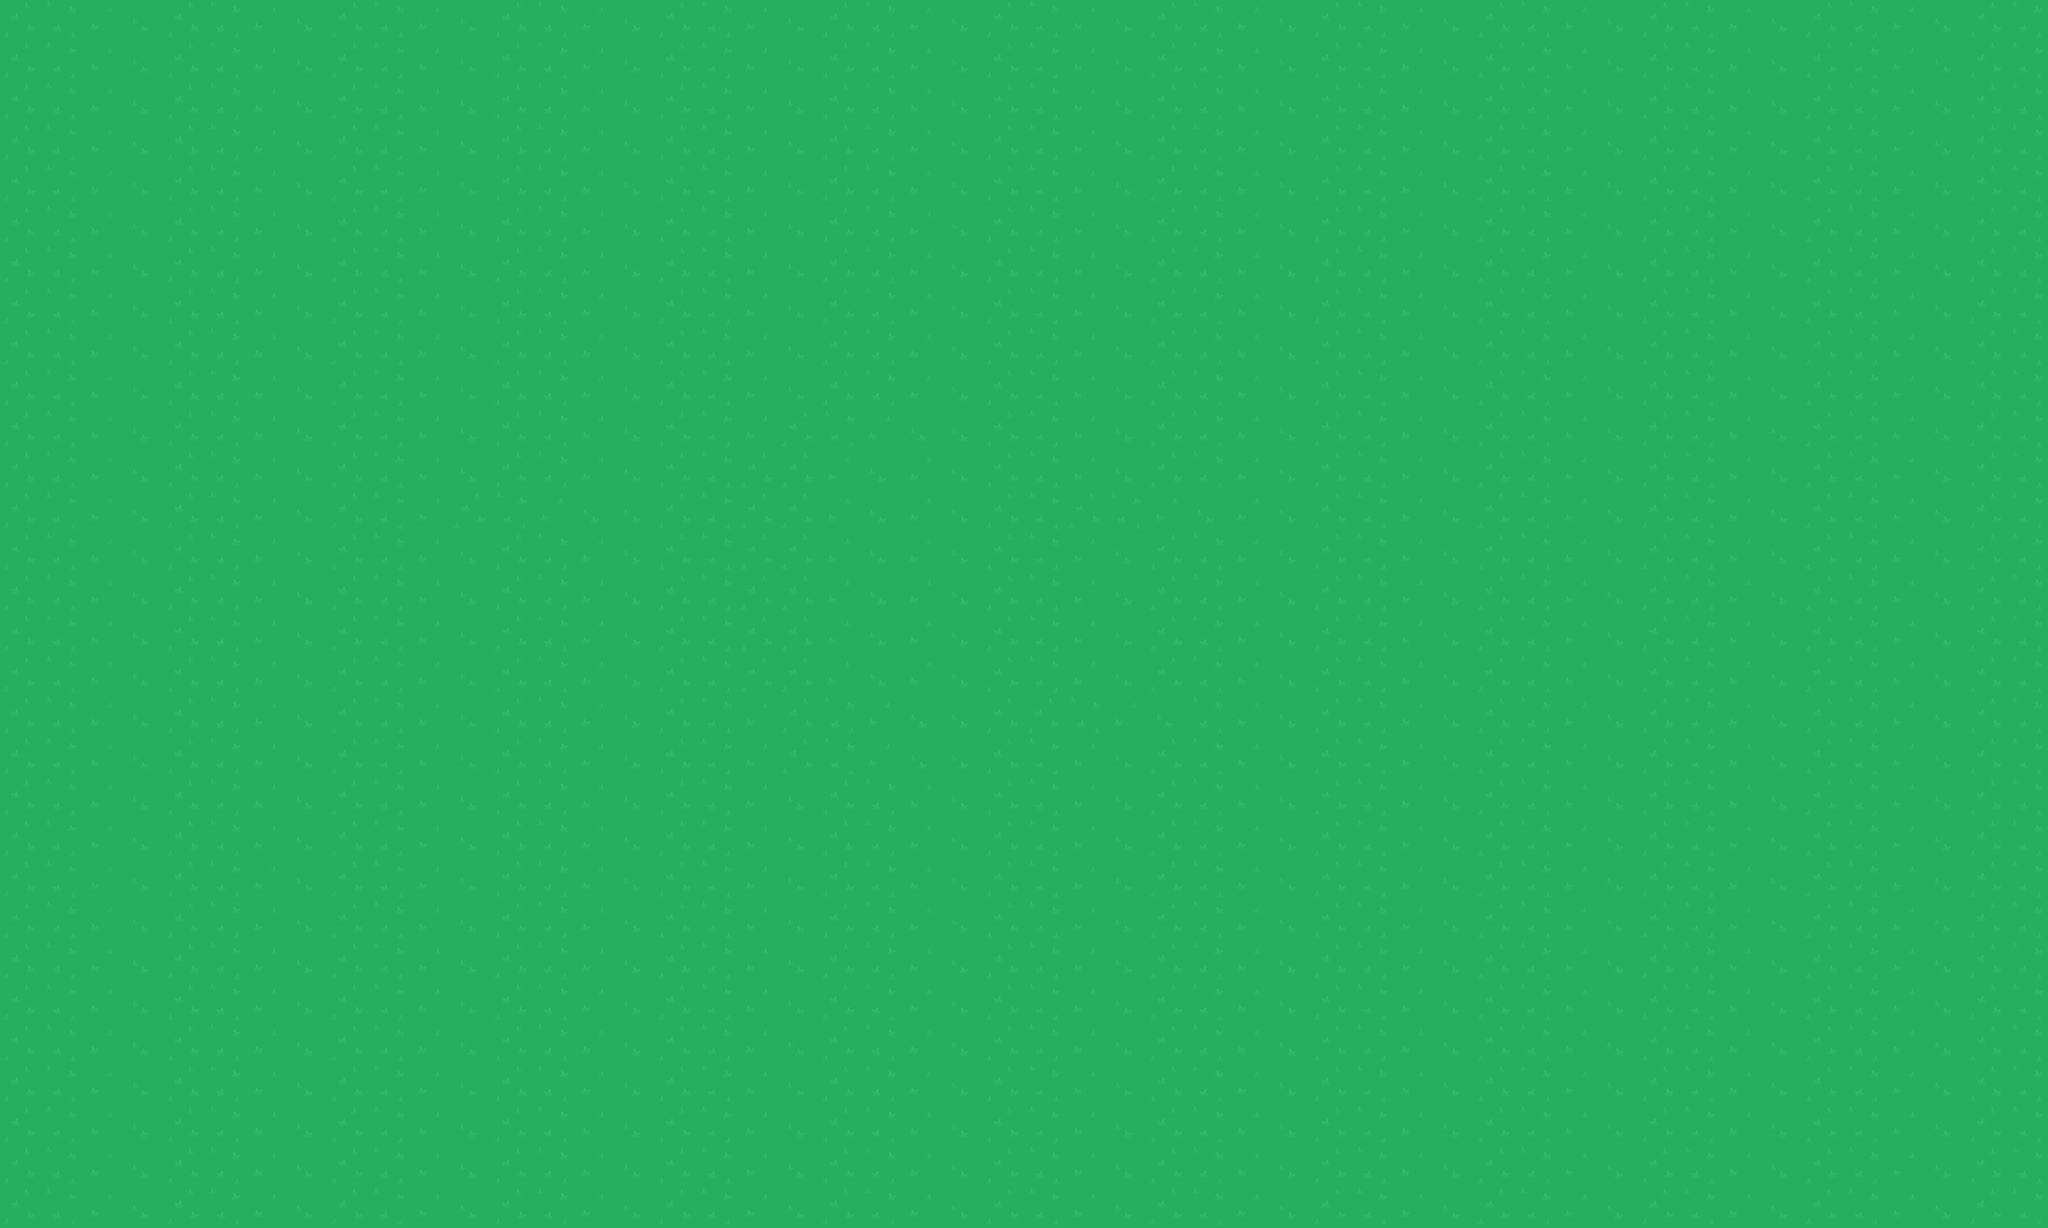

A 2D game scene composited from a Tiled map and its tileset images. What follows is a short description and the map's XML, with every tile layer's data as written:
An orthogonal 50x30 tile map with 64x64 px tiles, 2 tile layers (Ground, Trees).

<map version="1.4" tiledversion="1.4.2" orientation="orthogonal" renderorder="right-down" width="50" height="30" tilewidth="64" tileheight="64" infinite="0" nextlayerid="3" nextobjectid="1">
 <tileset firstgid="1" source="Kenny Topdown Pack.tsx" />
 <layer id="1" name="Ground" width="50" height="30">
  <data encoding="csv">
1,2,3,4,1,2,3,4,1,2,3,4,1,2,3,4,1,2,3,4,1,2,3,4,1,2,3,4,1,2,3,4,1,2,3,4,1,2,3,4,1,2,3,4,1,2,3,4,1,2,
1,2,3,4,1,2,3,4,1,2,3,4,1,2,3,4,1,2,3,4,1,2,3,4,1,2,3,4,1,2,3,4,1,2,3,4,1,2,3,4,1,2,3,4,1,2,3,4,1,2,
1,2,3,4,1,2,3,4,1,2,3,4,1,2,3,4,1,2,3,4,1,2,3,4,1,2,3,4,1,2,3,4,1,2,3,4,1,2,3,4,1,2,3,4,1,2,3,4,1,2,
1,2,3,4,1,2,3,4,1,2,3,4,1,2,3,4,1,2,3,4,1,2,3,4,1,2,3,4,1,2,3,4,1,2,3,4,1,2,3,4,1,2,3,4,1,2,3,4,1,2,
1,2,3,4,1,2,3,4,1,2,3,4,1,2,3,4,1,2,3,4,1,2,3,4,1,2,3,4,1,2,3,4,1,2,3,4,1,2,3,4,1,2,3,4,1,2,3,4,1,2,
1,2,3,4,1,2,3,4,1,2,3,4,1,2,3,4,1,2,3,4,1,2,3,4,1,2,3,4,1,2,3,4,1,2,3,4,1,2,3,4,1,2,3,4,1,2,3,4,1,2,
1,2,3,4,1,2,3,4,1,2,3,4,1,2,3,4,1,2,3,4,1,2,3,4,1,2,3,4,1,2,3,4,1,2,3,4,1,2,3,4,1,2,3,4,1,2,3,4,1,2,
1,2,3,4,1,2,3,4,1,2,3,4,1,2,3,4,1,2,3,4,1,2,3,4,1,2,3,4,1,2,3,4,1,2,3,4,1,2,3,4,1,2,3,4,1,2,3,4,1,2,
1,2,3,4,1,2,3,4,1,2,3,4,1,2,3,4,1,2,3,4,1,2,3,4,1,2,3,4,1,2,3,4,1,2,3,4,1,2,3,4,1,2,3,4,1,2,3,4,1,2,
1,2,3,4,1,2,3,4,1,2,3,4,1,2,3,4,1,2,3,4,1,2,3,4,1,2,3,4,1,2,3,4,1,2,3,4,1,2,3,4,1,2,3,4,1,2,3,4,1,2,
1,2,3,4,1,2,3,4,1,2,3,4,1,2,3,4,1,2,3,1,2,3,4,4,1,2,3,4,1,2,3,4,1,2,3,4,1,2,3,4,1,2,3,4,1,2,3,4,1,2,
1,2,3,4,1,2,3,4,1,2,3,4,1,2,3,4,1,2,1,1,3,4,3,4,1,2,3,4,1,2,3,4,1,2,3,4,1,2,3,4,1,2,3,4,1,2,3,4,1,2,
1,2,3,4,1,2,3,4,1,2,3,1,2,3,4,4,1,2,1,1,3,4,3,4,1,2,1,2,3,4,3,4,1,2,3,4,1,2,3,4,1,2,3,4,1,2,3,4,1,2,
1,2,3,4,1,2,3,4,1,2,3,4,1,2,3,4,1,2,1,1,3,4,3,4,1,2,3,4,1,2,3,4,1,2,3,4,1,2,3,4,1,2,3,4,1,2,3,4,1,2,
1,2,3,4,1,2,3,4,1,2,3,4,1,2,3,4,1,2,1,1,3,4,3,4,1,2,3,4,1,2,3,4,1,2,3,4,1,2,3,4,1,2,3,4,1,2,3,4,1,2,
1,2,3,4,1,2,3,4,1,2,3,4,1,2,3,4,1,2,1,1,3,4,3,4,1,2,3,4,1,2,3,4,1,2,3,4,1,2,3,4,1,2,3,4,1,2,3,4,1,2,
1,2,3,4,1,2,3,4,1,2,3,4,1,2,3,4,1,2,1,1,3,4,3,4,1,2,3,4,1,2,3,4,1,2,3,4,1,2,3,4,1,2,3,4,1,2,3,4,1,2,
1,2,3,4,1,2,3,4,1,2,3,4,1,2,3,4,1,2,3,1,2,3,4,4,1,1,2,3,4,2,3,4,1,2,3,4,1,2,3,4,1,2,3,4,1,2,3,4,1,2,
1,2,3,4,1,2,3,4,1,2,3,4,1,2,3,4,1,2,3,1,2,3,4,4,1,2,3,4,1,2,3,4,1,2,3,4,1,2,3,4,1,2,3,4,1,2,3,4,1,2,
1,2,3,4,1,2,3,4,1,2,3,4,1,2,3,4,1,2,3,4,1,2,3,4,1,2,3,4,1,2,3,4,1,2,3,4,1,2,3,4,1,2,3,4,1,2,3,4,1,2,
1,2,3,4,1,2,3,4,1,2,3,4,1,2,3,4,1,2,3,4,1,2,3,4,1,2,3,4,1,2,3,4,1,2,3,4,1,2,3,4,1,2,3,4,1,2,3,4,1,2,
1,2,3,4,1,2,3,4,1,2,3,4,1,2,3,4,1,2,3,4,1,2,3,4,1,2,3,4,1,2,3,4,1,2,3,4,1,2,3,4,1,2,3,4,1,2,3,4,1,2,
1,2,3,4,1,2,3,4,1,2,3,4,1,2,3,4,1,2,3,4,1,2,3,4,1,2,3,4,1,2,3,4,1,2,3,4,1,2,3,4,1,2,3,4,1,2,3,4,1,2,
1,2,3,4,1,2,3,4,1,2,3,4,1,2,3,4,1,2,3,4,1,2,3,4,1,2,3,4,1,2,3,4,1,2,3,4,1,2,3,4,1,2,3,4,1,2,3,4,1,2,
1,2,3,4,1,2,3,4,1,2,3,4,1,2,3,4,1,2,3,4,1,2,3,4,1,2,3,4,1,2,3,4,1,2,3,4,1,2,3,4,1,2,3,4,1,2,3,4,1,2,
1,2,3,4,1,2,3,4,1,2,3,4,1,2,3,4,1,2,3,4,1,2,3,4,1,2,3,4,1,2,3,4,1,2,3,4,1,2,3,4,1,2,3,4,1,2,3,4,1,2,
1,2,3,4,1,2,3,4,1,2,3,4,1,2,3,4,1,2,3,4,1,2,3,4,1,2,3,4,1,2,3,4,1,2,3,4,1,2,3,4,1,2,3,4,1,2,3,4,1,2,
1,2,3,4,1,2,3,4,1,2,3,4,1,2,3,4,1,2,3,4,1,2,3,4,1,2,3,4,1,2,3,4,1,2,3,4,1,2,3,4,1,2,3,4,1,2,3,4,1,2,
1,2,3,4,1,2,3,4,1,2,3,4,1,2,3,4,1,2,3,4,1,2,3,4,1,2,3,4,1,2,3,4,1,2,3,4,1,2,3,4,1,2,3,4,1,2,3,4,1,2,
1,2,3,4,1,2,3,4,1,2,3,4,1,2,3,4,1,2,3,4,1,2,3,4,1,2,3,4,1,2,3,4,1,2,3,4,1,2,3,4,1,2,3,4,1,2,3,4,1,2
</data>
 </layer>
 <layer id="2" name="Trees" width="50" height="30">
  <data encoding="csv">
0,0,0,0,0,0,0,0,0,0,0,0,0,0,0,0,0,0,0,0,0,0,0,0,0,0,0,0,0,0,0,0,0,0,0,0,0,0,0,0,0,0,0,0,0,0,0,0,0,0,
0,0,0,0,0,0,0,0,0,0,0,0,0,0,0,0,0,0,0,0,0,0,0,0,0,0,0,0,0,0,0,0,0,0,0,0,0,0,0,0,0,0,0,0,0,0,0,0,0,0,
0,0,0,0,0,0,0,0,0,0,0,0,0,0,0,0,0,0,0,0,0,0,0,0,0,0,0,0,0,0,0,0,0,0,0,0,0,0,0,0,0,0,0,0,0,0,0,0,0,0,
0,0,0,0,0,0,0,0,0,0,0,0,0,0,0,0,0,0,0,0,0,0,0,0,0,0,0,0,0,0,0,0,0,0,0,0,0,0,0,0,0,0,0,0,0,0,0,0,0,0,
0,0,0,0,0,0,0,0,0,0,0,0,0,0,0,0,0,0,0,0,0,0,0,0,0,0,0,0,0,0,0,0,0,0,0,0,0,0,0,0,0,0,0,0,0,0,0,0,0,0,
0,0,0,0,0,0,0,0,0,0,0,0,0,0,0,0,0,0,0,0,0,0,0,0,0,0,0,0,0,0,0,0,0,0,0,0,0,0,0,0,0,0,0,0,0,0,0,0,0,0,
0,0,0,0,0,0,0,0,0,0,0,0,0,0,0,0,0,0,0,0,0,0,0,0,0,0,0,0,0,0,0,0,0,0,0,0,0,0,0,0,0,0,0,0,0,0,0,0,0,0,
0,0,0,0,0,0,0,0,0,0,0,0,0,0,0,0,0,0,0,0,0,0,0,0,0,0,0,0,0,0,0,0,0,0,0,0,0,0,0,0,0,0,0,0,0,0,0,0,0,0,
0,0,0,0,0,0,0,0,0,0,0,0,0,0,0,0,0,0,0,0,0,0,0,0,0,0,0,0,0,0,0,0,0,0,0,0,0,0,0,0,0,0,0,0,0,0,0,0,0,0,
0,0,0,0,0,0,0,0,0,0,0,0,0,0,0,0,0,0,0,0,0,0,0,0,0,0,0,0,0,0,0,0,0,0,0,0,0,0,0,0,0,0,0,0,0,0,0,0,0,0,
0,0,0,0,0,0,0,0,0,0,0,0,0,0,0,0,0,0,0,0,0,0,0,0,0,0,0,0,0,0,0,0,0,0,0,0,0,0,0,0,0,0,0,0,0,0,0,0,0,0,
0,0,0,0,0,0,0,0,0,0,0,0,0,0,0,0,0,0,0,0,0,0,0,0,0,0,0,0,0,0,0,0,0,0,0,0,0,0,0,0,0,0,0,0,0,0,0,0,0,0,
0,0,0,0,0,0,0,0,0,0,0,0,0,0,0,0,0,0,0,0,0,0,0,0,0,0,0,0,0,0,0,0,0,0,0,0,0,0,0,0,0,0,0,0,0,0,0,0,0,0,
0,0,0,0,0,0,0,0,0,0,0,0,0,0,0,0,0,0,0,0,0,0,0,0,0,0,0,0,0,0,0,0,0,0,0,0,0,0,0,0,0,0,0,0,0,0,0,0,0,0,
0,0,0,0,0,0,0,0,0,0,0,0,0,0,0,0,0,0,0,0,0,0,0,0,0,0,0,0,0,0,0,0,0,0,0,0,0,0,0,0,0,0,0,0,0,0,0,0,0,0,
0,0,0,0,0,0,0,0,0,0,0,0,0,0,0,0,0,0,0,0,0,0,0,0,0,0,0,0,0,0,0,0,0,0,0,0,0,0,0,0,0,0,0,0,0,0,0,0,0,0,
0,0,0,0,0,0,0,0,0,0,0,0,0,0,0,0,0,0,0,0,0,0,0,0,0,0,0,0,0,0,0,0,0,0,0,0,0,0,0,0,0,0,0,0,0,0,0,0,0,0,
0,0,0,0,0,0,0,0,0,0,0,0,0,0,0,0,0,0,0,0,0,0,0,0,0,0,0,0,0,0,0,0,0,0,0,0,0,0,0,0,0,0,0,0,0,0,0,0,0,0,
0,0,0,0,0,0,0,0,0,0,0,0,0,0,0,0,0,0,0,0,0,0,0,0,0,0,0,0,0,0,0,0,0,0,0,0,0,0,0,0,0,0,0,0,0,0,0,0,0,0,
0,0,0,0,0,0,0,0,0,0,0,0,0,0,0,0,0,0,0,0,0,0,0,0,0,0,0,0,0,0,0,0,0,0,0,0,0,0,0,0,0,0,0,0,0,0,0,0,0,0,
0,0,0,0,0,0,0,0,0,0,0,0,0,0,0,0,0,0,0,0,0,0,0,0,0,0,0,0,0,0,0,0,0,0,0,0,0,0,0,0,0,0,0,0,0,0,0,0,0,0,
0,0,0,0,0,0,0,0,0,0,0,0,0,0,0,0,0,0,0,0,0,0,0,0,0,0,0,0,0,0,0,0,0,0,0,0,0,0,0,0,0,0,0,0,0,0,0,0,0,0,
0,0,0,0,0,0,0,0,0,0,0,0,0,0,0,0,0,0,0,0,0,0,0,0,0,0,0,0,0,0,0,0,0,0,0,0,0,0,0,0,0,0,0,0,0,0,0,0,0,0,
0,0,0,0,0,0,0,0,0,0,0,0,0,0,0,0,0,0,0,0,0,0,0,0,0,0,0,0,0,0,0,0,0,0,0,0,0,0,0,0,0,0,0,0,0,0,0,0,0,0,
0,0,0,0,0,0,0,0,0,0,0,0,0,0,0,0,0,0,0,0,0,0,0,0,0,0,0,0,0,0,0,0,0,0,0,0,0,0,0,0,0,0,0,0,0,0,0,0,0,0,
0,0,0,0,0,0,0,0,0,0,0,0,0,0,0,0,0,0,0,0,0,0,0,0,0,0,0,0,0,0,0,0,0,0,0,0,0,0,0,0,0,0,0,0,0,0,0,0,0,0,
0,0,0,0,0,0,0,0,0,0,0,0,0,0,0,0,0,0,0,0,0,0,0,0,0,0,0,0,0,0,0,0,0,0,0,0,0,0,0,0,0,0,0,0,0,0,0,0,0,0,
0,0,0,0,0,0,0,0,0,0,0,0,0,0,0,0,0,0,0,0,0,0,0,0,0,0,0,0,0,0,0,0,0,0,0,0,0,0,0,0,0,0,0,0,0,0,0,0,0,0,
0,0,0,0,0,0,0,0,0,0,0,0,0,0,0,0,0,0,0,0,0,0,0,0,0,0,0,0,0,0,0,0,0,0,0,0,0,0,0,0,0,0,0,0,0,0,0,0,0,0,
0,0,0,0,0,0,0,0,0,0,0,0,0,0,0,0,0,0,0,0,0,0,0,0,0,0,0,0,0,0,0,0,0,0,0,0,0,0,0,0,0,0,0,0,0,0,0,0,0,0
</data>
 </layer>
</map>
